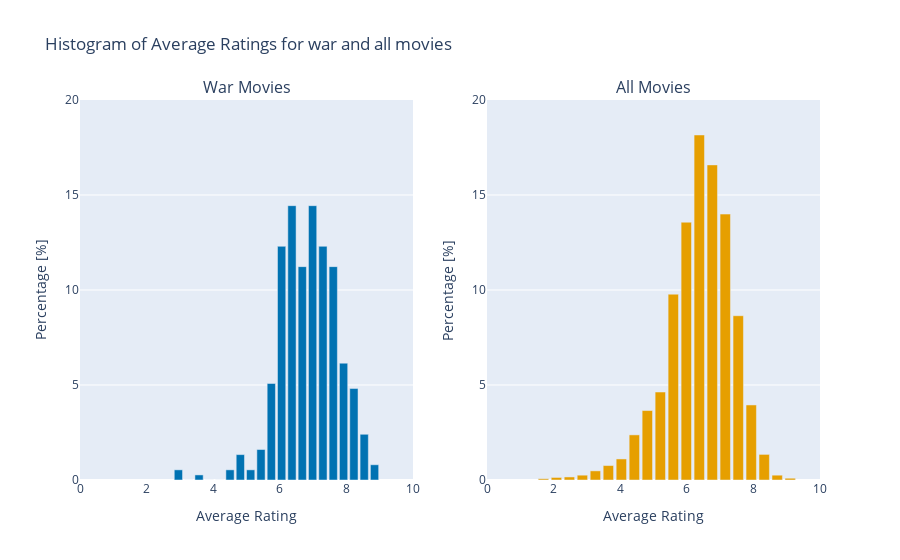

Write notebook code for a chart like this one.
### Code cell
import plotly.express as px
import plotly.subplots as sp
import plotly.graph_objects as go

# Calculate histogram with fixed bin edges for all_movies_genre_war
counts_war, bin_edges_war = np.histogram(all_movies_genre_war['averageRating'], bins=20)
percentages_war = counts_war / len(all_movies_genre_war) * 100
bin_midpoints_war = (bin_edges_war[:-1] + bin_edges_war[1:]) / 2
histogram_data_war = pd.DataFrame({'Bin Midpoints': bin_midpoints_war, 'Percentage': percentages_war})

# Calculate histogram with fixed bin edges for all_movies_cleaned
counts_all, bin_edges_all = np.histogram(all_movies_cleaned['averageRating'], bins=20)
percentages_all = counts_all / len(all_movies_cleaned) * 100
bin_midpoints_all = (bin_edges_all[:-1] + bin_edges_all[1:]) / 2
histogram_data_all = pd.DataFrame({'Bin Midpoints': bin_midpoints_all, 'Percentage': percentages_all})

# Create subplots
fig = sp.make_subplots(rows=1, cols=2, subplot_titles=['War Movies', 'All Movies'])

# Add bar chart for all_movies_genre_war
fig.add_trace(go.Bar(x=histogram_data_war['Bin Midpoints'], y=histogram_data_war['Percentage'], name='War Movies', marker_color='rgb(0, 114, 178)'),
              row=1, col=1)
fig.update_xaxes(title_text='Average Rating', range=[0, 10], row=1, col=1)
fig.update_yaxes(title_text='Percentage [%]',range=[0, 20], row=1, col=1)  # Custom tick format

# Add bar chart for all_movies_cleaned
fig.add_trace(go.Bar(x=histogram_data_all['Bin Midpoints'], y=histogram_data_all['Percentage'], name='All Movies', marker_color='rgb(230, 159, 0)'),
              row=1, col=2)
fig.update_xaxes(title_text='Average Rating', range=[0, 10], row=1, col=2)
fig.update_yaxes(title_text='Percentage [%]', range=[0, 20], row=1, col=2)  # Custom tick format

# Update layout
fig.update_layout(
   title_text='Histogram of Average Ratings for war and all movies',
    showlegend=False  # To show legend only once for both subplots
)

fig.show()

### Figure 1 — Plotly figure (JSON) as saved in the notebook; plotly's stock layout.template omitted (floating-point values rounded to 4 significant figures)
{"data": [{"marker": {"color": "rgb(0, 114, 178)"}, "name": "War Movies", "type": "bar", "x": [2.955, 3.265, 3.575, 3.885, 4.195, 4.505, 4.815, 5.125, 5.435, 5.745, 6.055, 6.365, 6.675, 6.985, 7.295, 7.605, 7.915, 8.225, 8.535, 8.845], "xaxis": "x", "y": [0.5348, 0, 0.2674, 0, 0, 0.5348, 1.337, 0.5348, 1.604, 5.08, 12.3, 14.44, 11.23, 14.44, 12.3, 11.23, 6.15, 4.813, 2.406, 0.8021], "yaxis": "y"}, {"marker": {"color": "rgb(230, 159, 0)"}, "name": "All Movies", "type": "bar", "x": [1.695, 2.085, 2.475, 2.865, 3.255, 3.645, 4.035, 4.425, 4.815, 5.205, 5.595, 5.985, 6.375, 6.765, 7.155, 7.545, 7.935, 8.325, 8.715, 9.105], "xaxis": "x2", "y": [0.06671, 0.1334, 0.1601, 0.2535, 0.4803, 0.7605, 1.107, 2.375, 3.656, 4.63, 9.78, 13.57, 18.16, 16.58, 14.0, 8.646, 3.949, 1.348, 0.2535, 0.0934], "yaxis": "y2"}], "layout": {"annotations": [{"font": {"size": 16}, "showarrow": false, "text": "War Movies", "x": 0.225, "xanchor": "center", "xref": "paper", "y": 1, "yanchor": "bottom", "yref": "paper"}, {"font": {"size": 16}, "showarrow": false, "text": "All Movies", "x": 0.775, "xanchor": "center", "xref": "paper", "y": 1, "yanchor": "bottom", "yref": "paper"}], "showlegend": false, "title": {"text": "Histogram of Average Ratings for war and all movies"}, "xaxis": {"anchor": "y", "domain": [0, 0.45], "range": [0, 10], "title": {"text": "Average Rating"}}, "xaxis2": {"anchor": "y2", "domain": [0.55, 1], "range": [0, 10], "title": {"text": "Average Rating"}}, "yaxis": {"anchor": "x", "domain": [0, 1], "range": [0, 20], "title": {"text": "Percentage [%]"}}, "yaxis2": {"anchor": "x2", "domain": [0, 1], "range": [0, 20], "title": {"text": "Percentage [%]"}}}}
